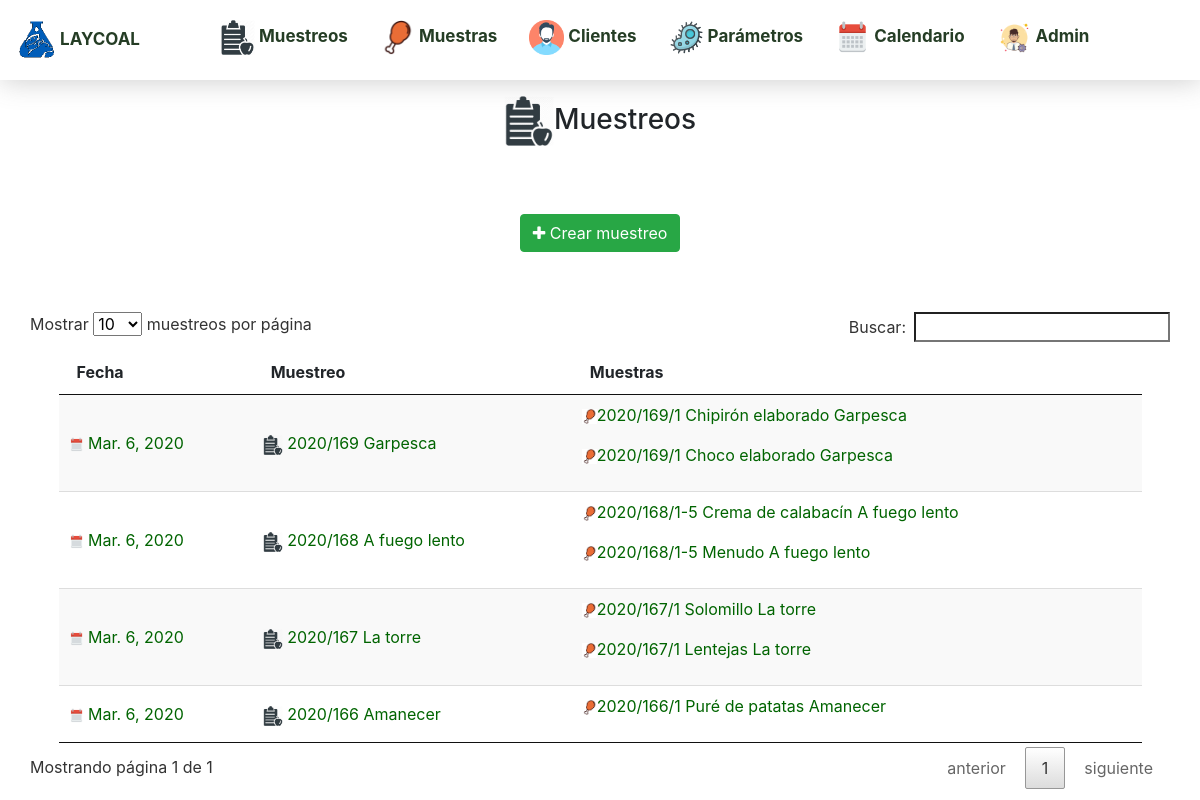
/muestreos, run on the app's committed database.
### muestreos/models.py (models this page shows)
class Muestreo(models.Model):
    referencia=models.IntegerField( unique=True)
    cliente=models.ForeignKey('clientes.Cliente',related_name='muestra_cliente',on_delete=models.CASCADE)
    fecha=models.DateField(default=datetime.now)
    class Meta():
        ordering=['-referencia']
    def __str__(self):
        posicion=self.referencia
        ano=self.fecha.year
        return ('{}/{}').format(ano,posicion)

### clientes/models.py (models this page shows, shortened)
class Cliente(models.Model):
    FRECUENCIA_CHOICES = (
        (0,'sin determinar'),
        (15,'15 días'),
        (30,'1 mes'),
        (60,'2 meses'),
        (90,'3 meses'),
        (120,'4 meses'),
        (150,'5 meses'),
        (180,'6 meses'),
    )
    nombre=models.CharField(max_length=100)
    telefono=models.CharField(max_length=100, blank=True, null=True)
    direccion=models.CharField(max_length=100, blank=True, null=True)
    email=models.EmailField(max_length=100, blank=True, null=True)
    frecuencia=models.IntegerField(choices=FRECUENCIA_CHOICES, default=0,)
    proxima_visita=models.DateField(null=True,blank=True)
    actividad=models.CharField(max_length=200, blank=True, null=True)
    class Meta():
        ordering = ['nombre']
    def __str__(self):
        return ('{}').format(self.nombre)

### muestras/models.py (models this page shows, shortened)
class Muestra(models.Model):
    N_CHOICES = (
        (1,'N1'),
        (2,'N2'),
        (3,'N3'),
        (4,'N4'),
        (5,'N5'),
    )
    SUPERFICIE_CHOICES = (
        ('SI','si'),
        ('NO','no'),
    )
    muestreo=models.ForeignKey('muestreos.Muestreo',on_delete=models.CASCADE,related_name='muestra_muestreo')
    nombre=models.CharField(max_length=100)
    informacion=models.TextField(blank=True, null=True)
    parametros=models.ManyToManyField('parametros.Parametro', blank=True)
    observaciones=models.TextField(blank=True,null=True)
    numero_muestras=models.IntegerField(choices=N_CHOICES, default=1,)
    numero_referencia_informe=models.CharField(max_length=50,blank=True,null=True)
    superficie=models.CharField(verbose_name='¿Es una superficie?',max_length=30,choices=SUPERFICIE_CHOICES, default='NO',)
    observaciones_informe=RichTextField(verbose_name='observaciones en informe' ,blank=True, null=True)
    transporte=models.CharField(max_length=200,blank=True,null=True)
    idinicial=models.IntegerField()
    idfinal=models.IntegerField()
    class Meta():
            ordering=['-id']
    def __str__(self):
        if self.superficie=='SI':
            return ('{}/{} SUPERFICIE {}, {}').format(self.muestreo,self.idinicial,self.nombre, self.muestreo.cliente)
        else:
            if self.numero_muestras > 1:
                return ('{}/{}-{} {} {}').format(self.muestreo,self.idinicial,self.idfinal,self.nombre, self.muestreo.cliente)
            else:
                return ('{}/{} {} {}').format(self.muestreo,self.idinicial,self.nombre, self.muestreo.cliente)

### muestreos/views.py (the view)
# urls.py: path("", views.muestreoslist , name="muestreos"),
def muestreoslist(request):
    muestreos= Muestreo.objects.all()
    return render(request,'muestreos/muestreos_list.html',{'muestreos':muestreos})

### muestreos/templates/muestreos/muestreos_list.html (shortened to what this page needs)
{%extends 'core/base.html'%}
{%load static%}
{%block content%}
<h3><img src="{% static 'images/dietas.png'%}" height="50px">Muestreos</h3>
<div style="text-align:center; padding:5%; "> <button class="btn btn-success" onclick='window.location.href="{%url 'crearmuestreo' %}"'><i class="fa fa-plus" aria-hidden="true"></i>  Crear muestreo</button></div>
<table style="width:95%;" id="tabla_muestreos" class="display">
    <thead>
    <tr>
        <th> Fecha</th>
        <th> Muestreo</th>
        <th> Muestras</th>
    </tr>
    </thead>
    <tbody>
    {%for muestreo in muestreos%}
    <tr>
        <td><a href="{%url 'muestreosfecha' muestreo.pk %}"><img src="{% static 'images/calendar.png'%}"height="15"> {{muestreo.fecha}}</a></td>
        <td><a href="{%url 'muestreo' muestreo.pk%}"><img src="{% static 'images/dietas.png'%}"height="20"> {{muestreo}} {{muestreo.cliente}}</a></td>
        <td>{%for muestra in muestreo.muestra_muestreo.all%}<p><a href="{%url 'muestra' muestra.id%}"> <img src="{% static 'images/muestra.png'%}"height="15">{{muestra}}</a></p>{%endfor%}</td>
    </tr>
    {%endfor%}
    </tbody>
</table>
{%endblock%}

### core/templates/core/base.html (style rules this page uses)
body { margin:0; }

### muestreos/templates/muestreos/muestreos_list.html (style rules this page uses)
h1,h2,h3,h4,h5,h6 { text-align:center; }
a { color:darkgreen; }

### data on the page
Muestreo: fecha "Mar. 6, 2020", referencia+fecha "2020/169", cliente "Garpesca"
Muestra: superficie+numero_muestras+muestreo "2020/169/1 Chipirón elaborado Garpesca"
Muestra: superficie+numero_muestras+muestreo "2020/169/1 Choco elaborado Garpesca"
Muestreo: fecha "Mar. 6, 2020", referencia+fecha "2020/168", cliente "A fuego lento"
Muestra: superficie+numero_muestras+muestreo "2020/168/1-5 Crema de calabacín A fuego lento"
Muestra: superficie+numero_muestras+muestreo "2020/168/1-5 Menudo A fuego lento"
Muestreo: fecha "Mar. 6, 2020", referencia+fecha "2020/167", cliente "La torre"
Muestra: superficie+numero_muestras+muestreo "2020/167/1 Solomillo La torre"
Muestra: superficie+numero_muestras+muestreo "2020/167/1 Lentejas La torre"
Muestreo: fecha "Mar. 6, 2020", referencia+fecha "2020/166", cliente "Amanecer"
Muestra: superficie+numero_muestras+muestreo "2020/166/1 Puré de patatas Amanecer"
